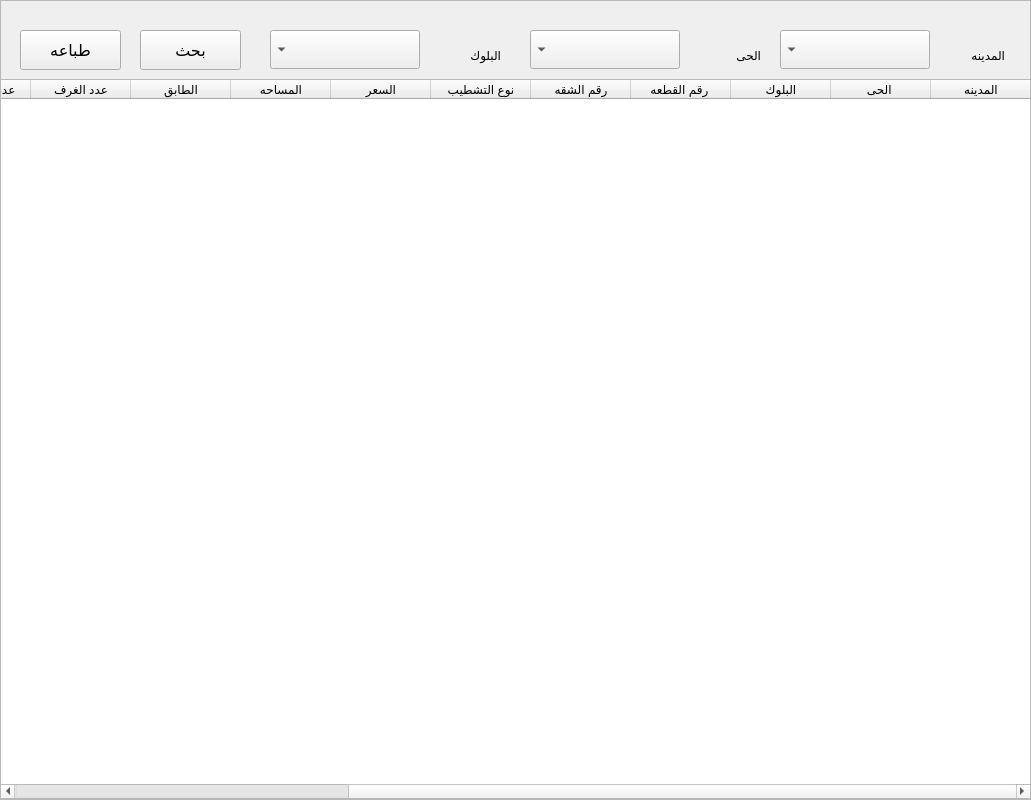
      <widget class="QFrame" name="Flat_Normal_Archiev">
       <property name="geometry">
        <rect>
         <x>0</x>
         <y>0</y>
         <width>1031</width>
         <height>800</height>
        </rect>
       </property>
       <property name="frameShape">
        <enum>QFrame::StyledPanel</enum>
       </property>
       <property name="frameShadow">
        <enum>QFrame::Raised</enum>
       </property>
       <widget class="QPushButton" name="btn_search_8">
        <property name="geometry">
         <rect>
          <x>20</x>
          <y>30</y>
          <width>101</width>
          <height>40</height>
         </rect>
        </property>
        <property name="font">
         <font>
          <family>simplified arabic</family>
          <pointsize>12</pointsize>
         </font>
        </property>
        <property name="cursor">
         <cursorShape>PointingHandCursor</cursorShape>
        </property>
        <property name="layoutDirection">
         <enum>Qt::RightToLeft</enum>
        </property>
        <property name="text">
         <string>طباعه</string>
        </property>
       </widget>
       <widget class="QPushButton" name="btn_search_7">
        <property name="geometry">
         <rect>
          <x>140</x>
          <y>30</y>
          <width>101</width>
          <height>40</height>
         </rect>
        </property>
        <property name="font">
         <font>
          <family>simplified arabic</family>
          <pointsize>12</pointsize>
         </font>
        </property>
        <property name="cursor">
         <cursorShape>PointingHandCursor</cursorShape>
        </property>
        <property name="layoutDirection">
         <enum>Qt::RightToLeft</enum>
        </property>
        <property name="text">
         <string>بحث</string>
        </property>
       </widget>
       <widget class="QTableWidget" name="tableWidget_15">
        <property name="geometry">
         <rect>
          <x>0</x>
          <y>79</y>
          <width>1031</width>
          <height>720</height>
         </rect>
        </property>
        <property name="layoutDirection">
         <enum>Qt::RightToLeft</enum>
        </property>
        <column>
         <property name="text">
          <string>المدينه</string>
         </property>
        </column>
        <column>
         <property name="text">
          <string>الحى </string>
         </property>
        </column>
        <column>
         <property name="text">
          <string>البلوك</string>
         </property>
        </column>
        <column>
         <property name="text">
          <string>رقم القطعه </string>
         </property>
        </column>
        <column>
         <property name="text">
          <string>رقم الشقه</string>
         </property>
        </column>
        <column>
         <property name="text">
          <string>نوع التشطيب</string>
         </property>
        </column>
        <column>
         <property name="text">
          <string>السعر</string>
         </property>
        </column>
        <column>
         <property name="text">
          <string>المساحه</string>
         </property>
        </column>
        <column>
         <property name="text">
          <string>الطابق</string>
         </property>
        </column>
        <column>
         <property name="text">
          <string>عدد الغرف</string>
         </property>
        </column>
        <column>
         <property name="text">
          <string>عدد الحمامات</string>
         </property>
        </column>
        <column>
         <property name="text">
          <string>الكهربا</string>
         </property>
        </column>
        <column>
         <property name="text">
          <string>الغاز</string>
         </property>
        </column>
        <column>
         <property name="text">
          <string>المياه</string>
         </property>
        </column>
        <column>
         <property name="text">
          <string/>
         </property>
        </column>
       </widget>
       <widget class="QComboBox" name="comboBox_25">
        <property name="geometry">
         <rect>
          <x>780</x>
          <y>30</y>
          <width>150</width>
          <height>39</height>
         </rect>
        </property>
        <property name="layoutDirection">
         <enum>Qt::RightToLeft</enum>
        </property>
       </widget>
       <widget class="QComboBox" name="comboBox_28">
        <property name="geometry">
         <rect>
          <x>270</x>
          <y>30</y>
          <width>150</width>
          <height>39</height>
         </rect>
        </property>
        <property name="layoutDirection">
         <enum>Qt::RightToLeft</enum>
        </property>
       </widget>
       <widget class="QLabel" name="label_110">
        <property name="geometry">
         <rect>
          <x>934</x>
          <y>40</y>
          <width>71</width>
          <height>31</height>
         </rect>
        </property>
        <property name="font">
         <font>
          <family>simplified arabic</family>
         </font>
        </property>
        <property name="layoutDirection">
         <enum>Qt::RightToLeft</enum>
        </property>
        <property name="text">
         <string>المدينه</string>
        </property>
       </widget>
       <widget class="QLabel" name="label_109">
        <property name="geometry">
         <rect>
          <x>690</x>
          <y>40</y>
          <width>71</width>
          <height>31</height>
         </rect>
        </property>
        <property name="font">
         <font>
          <family>simplified arabic</family>
         </font>
        </property>
        <property name="layoutDirection">
         <enum>Qt::RightToLeft</enum>
        </property>
        <property name="text">
         <string>الحى</string>
        </property>
       </widget>
       <widget class="QComboBox" name="comboBox_24">
        <property name="geometry">
         <rect>
          <x>530</x>
          <y>30</y>
          <width>150</width>
          <height>39</height>
         </rect>
        </property>
        <property name="layoutDirection">
         <enum>Qt::RightToLeft</enum>
        </property>
       </widget>
       <widget class="QLabel" name="label_108">
        <property name="geometry">
         <rect>
          <x>440</x>
          <y>40</y>
          <width>61</width>
          <height>31</height>
         </rect>
        </property>
        <property name="font">
         <font>
          <family>simplified arabic</family>
         </font>
        </property>
        <property name="layoutDirection">
         <enum>Qt::RightToLeft</enum>
        </property>
        <property name="text">
         <string>البلوك</string>
        </property>
       </widget>
      </widget>
